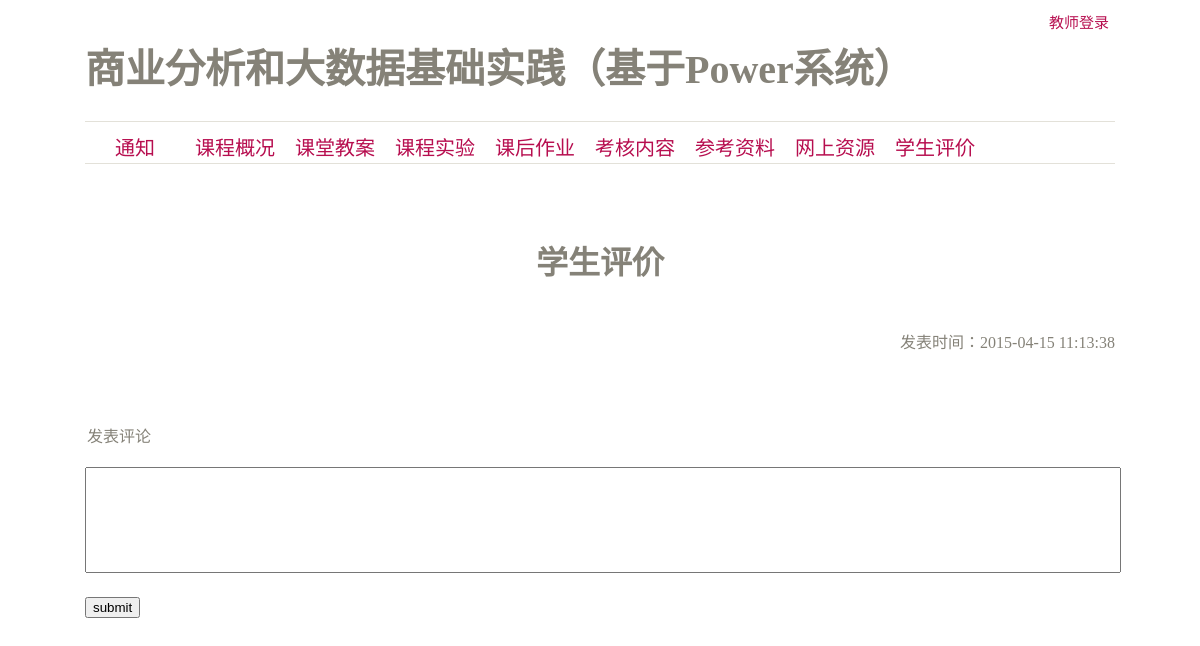
Before: /view/assessment.php with the older database file.
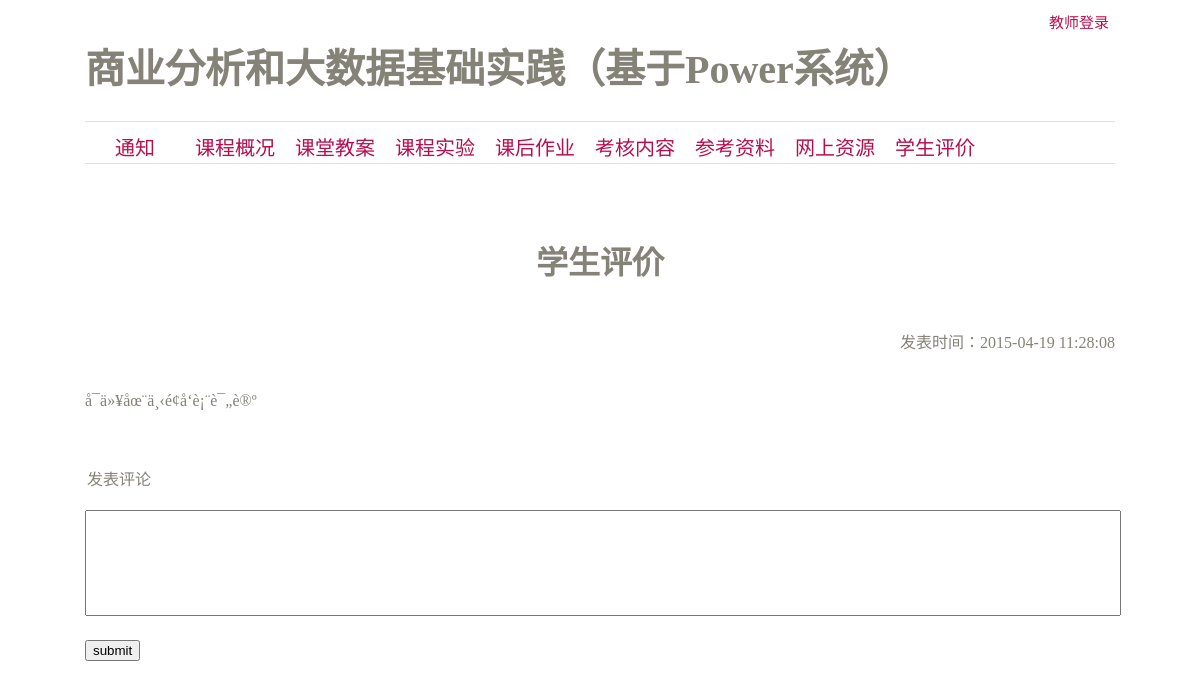
After: the same page with the newer database file.
### tables this page shows
CREATE TABLE IF NOT EXISTS `content` (
  `id` int(10) NOT NULL AUTO_INCREMENT,
  `type` varchar(20) NOT NULL,
  `content` text NOT NULL,
  `time` varchar(10) NOT NULL,
  PRIMARY KEY (`id`)
);

### model/public.php (called while the page is built, shortened)
<?php
    $DIR = array("CSS" => "../static/CSS/", "JS" => "../static/JS/", "IMG" => "../static/IMG/", "UPLOAD" => "../upload/");
?>

### presenter/public.action.php (called while the page is built, shortened)
<?php
    include_once("../model/public.php");
    include_once("../model/actionModel.php");
    function isLogin() {
        return isset($_SESSION["uname"]) && !empty($_SESSION["uname"]);
    }
    function getContent($type) {
        return ActionModel::getContent($type);
    }
?>

### model/actionModel.php (called while the page is built, shortened)
<?php
    include_once("../model/model.php");
    class ActionModel {
        public static function getContent($type) {
            $con = array("type" => $type);
            $result = select("content", "*", $con);
            return !empty($result) ? $result[0] : $result;
        }
    }
?>

### model/model.php (called while the page is built, shortened)
<?php
    function select($table, $selected = "*", $cond = "", $order = "", $limit = "")  {
        $queryStr = "SELECT $selected FROM $table ";
        if(!empty($cond)) {
            $count = 0;
            $queryStr = $queryStr." WHERE ";
            foreach ($cond as $key => $value) {
                $queryStr = $queryStr.$key."="."'".$value."'";
            }
        }
        $queryResult = mysql_query($queryStr);
        $result = array();
        $num = mysql_num_rows($queryResult);
        for($i = 0; $i < $num; $i++) {
            $temp = mysql_fetch_array($queryResult);
            array_push($result, $temp);
        }
        return $result;
    }
?>

### view/assessment.php (the view, shortened to what this page needs)
<?php
    include_once("./head.php");
    $content = getContent("assessment");
?>
    <h2>学生评价</h2>
    <div class="subhead clear-float">
        <span class="float-right">发表时间：<?=date("Y-m-d H:i:s",$content["time"])?></span>
    </div>
    <div id="content-container">
        <p><?=$content["content"]?></p>
    </div>
    <div id="comments-container">
        <form action="../presenter/student.action.php" method="post" id="comment-form">
            <legend>发表评论</legend>
            <textarea name="content" required="required"></textarea>
            <input type="submit" value="submit" />
        </form>
    </div>
<?php include_once("./foot.php"); ?>

### view/head.php (shortened to what this page needs)
<?php
    include_once("../model/public.php");
    include_once("../presenter/public.action.php");
?>
<!DOCTYPE html>
<html>
<head>
    <link rel="stylesheet" type="text/css" href="<?=$DIR['CSS']?>public.css" />
    <link rel="stylesheet" type="text/css" href="<?=$DIR['CSS']?>head.css" />
    <link rel="stylesheet" type="text/css" href="<?=$DIR['CSS']?>body.css" />
</head>
<body>
    <div id="header">
        <div class="container">
            <h1 id="head-title">商业分析和大数据基础实践（基于Power系统）</h1>
            <?php if(!isLogin()) { ?>
                <div class="float-right">
                    <button id="button-login">教师登录</button>
                </div>
            <?php } ?>
        </div>
    </div>
    <div id="menu-container" class="container">
        <ul id="menu" class="clear-float">
            <li>
                <a href="informs.php">通知</a>
            </li>
            <li>
                <a href="#" data-type="overview">课程概况</a>
            </li>
            <li>
                <a href="#" data-type="download">课堂教案</a>
            </li>
            <li>
                <a href="#" data-type="lab">课程实验</a>
            </li>
            <li>
                <a href="#" data-type="homework">课后作业</a>
            </li>
            <li>
                <a href="#" data-type="test">考核内容</a>
            </li>
            <li>
                <a href="reference.php">参考资料</a>
            </li>
            <li>
                <a href="resource.php">网上资源</a>
            </li>
            <li>
                <a href="assessment.php">学生评价</a>
            </li>
        </ul>
    </div>
    <div id="bodybox">
        <div class="container">

### view/foot.php (shortened to what this page needs)
            </div>
        </div>
    </body>
</html>

### static/CSS/public.css (style rules this page uses)
body, ul { margin: 0; padding: 0; }
a { text-decoration: none; color: #B70E4F; }
ul, li { list-style: none; }
.float-right { float: right; }
.clear-float:after { display: block; content: ""; width: 0px; height: 0px; clear: both; }

### static/CSS/head.css (style rules this page uses)
.container { position: relative; margin: 0px auto; width: 1030px; }
#header { color: #858278; height: 111px; padding-top: 10px; overflow: hidden; }
#head-title { display: inline-block; font-size: 40px; }
#button-login, #button-logout { border: 0px; background: white; color: #B70E4F; font-size: 15px; }
#menu { margin: 0 auto; border-top: 1px solid #e3e1d9; border-bottom: 1px solid #e3e1d9; list-style: outside none; text-align: center; }
#menu-container li { display: block; float: left; min-width: 80px; height: 21px; padding: 10px; font-size: 20px; text-align: center; }
#bodybox { color: #858278; }

### static/CSS/body.css (style rules this page uses)
.container h2 { font-size: 2rem; text-align: center; }
.subhead { padding: 20px 0; }
#comment-form { margin: 50px 0; }
#comment-form textarea { width: 100%; height: 100px; margin: 20px 0; font-size: 20px; resize: none; }

Changed rows visible on the page:
changed content: time "2015-04-15 11:13:38" → "2015-04-19 11:28:08"; content (not shown) → "å¯ä»¥åœ¨ä¸‹é¢å‘è¡¨è¯„è®º"
